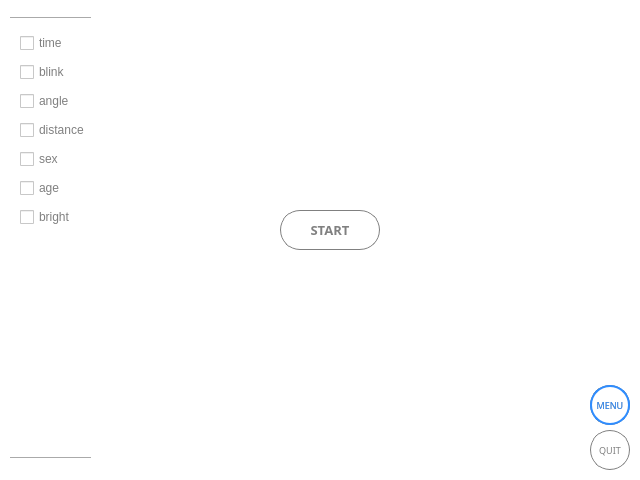
<?xml version="1.0" encoding="UTF-8"?>
<ui version="4.0">
 <class>Dialog</class>
 <widget class="QDialog" name="Dialog">
  <property name="geometry">
   <rect>
    <x>0</x>
    <y>0</y>
    <width>640</width>
    <height>480</height>
   </rect>
  </property>
  <property name="windowTitle">
   <string>Dialog</string>
  </property>
  <property name="styleSheet">
   <string notr="true">background-color: rgb(255, 255, 255);</string>
  </property>
  <widget class="QWidget" name="widget_menu" native="true">
   <property name="geometry">
    <rect>
     <x>0</x>
     <y>0</y>
     <width>101</width>
     <height>480</height>
    </rect>
   </property>
   <property name="styleSheet">
    <string notr="true">#widget_menu{
background-color: rgb(255, 255, 255);
}</string>
   </property>
   <widget class="Line" name="line">
    <property name="geometry">
     <rect>
      <x>10</x>
      <y>10</y>
      <width>81</width>
      <height>16</height>
     </rect>
    </property>
    <property name="orientation">
     <enum>Qt::Horizontal</enum>
    </property>
   </widget>
   <widget class="Line" name="line_2">
    <property name="geometry">
     <rect>
      <x>10</x>
      <y>450</y>
      <width>81</width>
      <height>16</height>
     </rect>
    </property>
    <property name="orientation">
     <enum>Qt::Horizontal</enum>
    </property>
   </widget>
   <widget class="QWidget" name="layoutWidget">
    <property name="geometry">
     <rect>
      <x>20</x>
      <y>30</y>
      <width>71</width>
      <height>201</height>
     </rect>
    </property>
    <layout class="QVBoxLayout" name="verticalLayout">
     <item>
      <widget class="QCheckBox" name="checkBox_time">
       <property name="font">
        <font>
         <pointsize>9</pointsize>
        </font>
       </property>
       <property name="styleSheet">
        <string notr="true">#checkBox_time
{color: #808080;
background-color:#ffffff;}

#checkBox_time:hover
{color: #2f8dff;
background-color:#ffffff;}</string>
       </property>
       <property name="text">
        <string>time</string>
       </property>
      </widget>
     </item>
     <item>
      <widget class="QCheckBox" name="checkBox_blink">
       <property name="font">
        <font>
         <pointsize>9</pointsize>
        </font>
       </property>
       <property name="styleSheet">
        <string notr="true">#checkBox_blink
{color: #808080;
background-color:#ffffff;}

#checkBox_blink:hover
{color: #2f8dff;
background-color:#ffffff;}</string>
       </property>
       <property name="text">
        <string>blink</string>
       </property>
      </widget>
     </item>
     <item>
      <widget class="QCheckBox" name="checkBox_angle">
       <property name="font">
        <font>
         <pointsize>9</pointsize>
        </font>
       </property>
       <property name="styleSheet">
        <string notr="true">#checkBox_angle
{color: #808080;
background-color:#ffffff;}

#checkBox_angle:hover
{color: #2f8dff;
background-color:#ffffff;}</string>
       </property>
       <property name="text">
        <string>angle</string>
       </property>
      </widget>
     </item>
     <item>
      <widget class="QCheckBox" name="checkBox_distance">
       <property name="font">
        <font>
         <pointsize>9</pointsize>
        </font>
       </property>
       <property name="styleSheet">
        <string notr="true">#checkBox_distance
{color: #808080;
background-color:#ffffff;}

#checkBox_distance:hover
{color: #2f8dff;
background-color:#ffffff;}</string>
       </property>
       <property name="text">
        <string>distance</string>
       </property>
      </widget>
     </item>
     <item>
      <widget class="QCheckBox" name="checkBox_sex">
       <property name="font">
        <font>
         <pointsize>9</pointsize>
        </font>
       </property>
       <property name="styleSheet">
        <string notr="true">#checkBox_sex
{color: #808080;
background-color:#ffffff;}

#checkBox_sex:hover
{color: #2f8dff;
background-color:#ffffff;}</string>
       </property>
       <property name="text">
        <string>sex</string>
       </property>
      </widget>
     </item>
     <item>
      <widget class="QCheckBox" name="checkBox_age">
       <property name="font">
        <font>
         <pointsize>9</pointsize>
        </font>
       </property>
       <property name="styleSheet">
        <string notr="true">#checkBox_age
{color: #808080;
background-color:#ffffff;}

#checkBox_age:hover
{color: #2f8dff;
background-color:#ffffff;}</string>
       </property>
       <property name="text">
        <string>age</string>
       </property>
      </widget>
     </item>
     <item>
      <widget class="QCheckBox" name="checkBox_bright">
       <property name="font">
        <font>
         <pointsize>9</pointsize>
        </font>
       </property>
       <property name="styleSheet">
        <string notr="true">#checkBox_bright
{color: #808080;
background-color:#ffffff;}

#checkBox_bright:hover
{color: #2f8dff;
background-color:#ffffff;}</string>
       </property>
       <property name="text">
        <string>bright</string>
       </property>
      </widget>
     </item>
    </layout>
   </widget>
  </widget>
  <widget class="QPushButton" name="pushButton_menu">
   <property name="geometry">
    <rect>
     <x>590</x>
     <y>385</y>
     <width>40</width>
     <height>40</height>
    </rect>
   </property>
   <property name="font">
    <font>
     <family>Prompt Medium</family>
     <pointsize>7</pointsize>
    </font>
   </property>
   <property name="styleSheet">
    <string notr="true">#pushButton_menu{
color: #808080;
background-color: transparent;
border-radius: 20px;
border:1px solid  #808080;
}

#pushButton_menu:hover{
color: #2f8dff;
border:2px solid  #2f8dff;
}
</string>
   </property>
   <property name="text">
    <string>MENU</string>
   </property>
  </widget>
  <widget class="QPushButton" name="pushButton_start">
   <property name="geometry">
    <rect>
     <x>280</x>
     <y>210</y>
     <width>100</width>
     <height>40</height>
    </rect>
   </property>
   <property name="font">
    <font>
     <family>Prompt SemiBold</family>
     <pointsize>10</pointsize>
     <weight>75</weight>
     <bold>true</bold>
    </font>
   </property>
   <property name="cursor">
    <cursorShape>PointingHandCursor</cursorShape>
   </property>
   <property name="styleSheet">
    <string notr="true">#pushButton_start
{
color: #808080;
background-color:#ffffff;
border-radius: 20px;
border:1px solid  #808080;
}

#pushButton_start:hover{
color: #2f8dff;
border:1px solid  #2f8dff;

}
</string>
   </property>
   <property name="text">
    <string>START</string>
   </property>
   <property name="checkable">
    <bool>false</bool>
   </property>
   <property name="autoDefault">
    <bool>false</bool>
   </property>
   <property name="default">
    <bool>false</bool>
   </property>
  </widget>
  <widget class="QLabel" name="label_image">
   <property name="geometry">
    <rect>
     <x>0</x>
     <y>0</y>
     <width>640</width>
     <height>480</height>
    </rect>
   </property>
   <property name="text">
    <string/>
   </property>
  </widget>
  <widget class="QPushButton" name="pushButton_close">
   <property name="geometry">
    <rect>
     <x>590</x>
     <y>430</y>
     <width>40</width>
     <height>40</height>
    </rect>
   </property>
   <property name="font">
    <font>
     <family>Prompt Medium</family>
     <pointsize>7</pointsize>
    </font>
   </property>
   <property name="styleSheet">
    <string notr="true">#pushButton_close{
color: #808080;
background-color: transparent;
border-radius: 20px;
border:1px solid  #808080;
}

#pushButton_close:hover{
color: #2f8dff;
border:2px solid  #2f8dff;
}
</string>
   </property>
   <property name="text">
    <string>QUIT</string>
   </property>
  </widget>
  <widget class="QPushButton" name="pushButton_menu_2">
   <property name="geometry">
    <rect>
     <x>590</x>
     <y>385</y>
     <width>40</width>
     <height>40</height>
    </rect>
   </property>
   <property name="font">
    <font>
     <family>Prompt Medium</family>
     <pointsize>7</pointsize>
    </font>
   </property>
   <property name="styleSheet">
    <string notr="true">#pushButton_menu_2{
color: #2f8dff;
background-color: transparent;
border-radius: 20px;
border:2px solid  #2f8dff;
}


</string>
   </property>
   <property name="text">
    <string>MENU</string>
   </property>
  </widget>
  <zorder>label_image</zorder>
  <zorder>widget_menu</zorder>
  <zorder>pushButton_menu</zorder>
  <zorder>pushButton_start</zorder>
  <zorder>pushButton_close</zorder>
  <zorder>pushButton_menu_2</zorder>
 </widget>
 <resources/>
 <connections/>
</ui>
